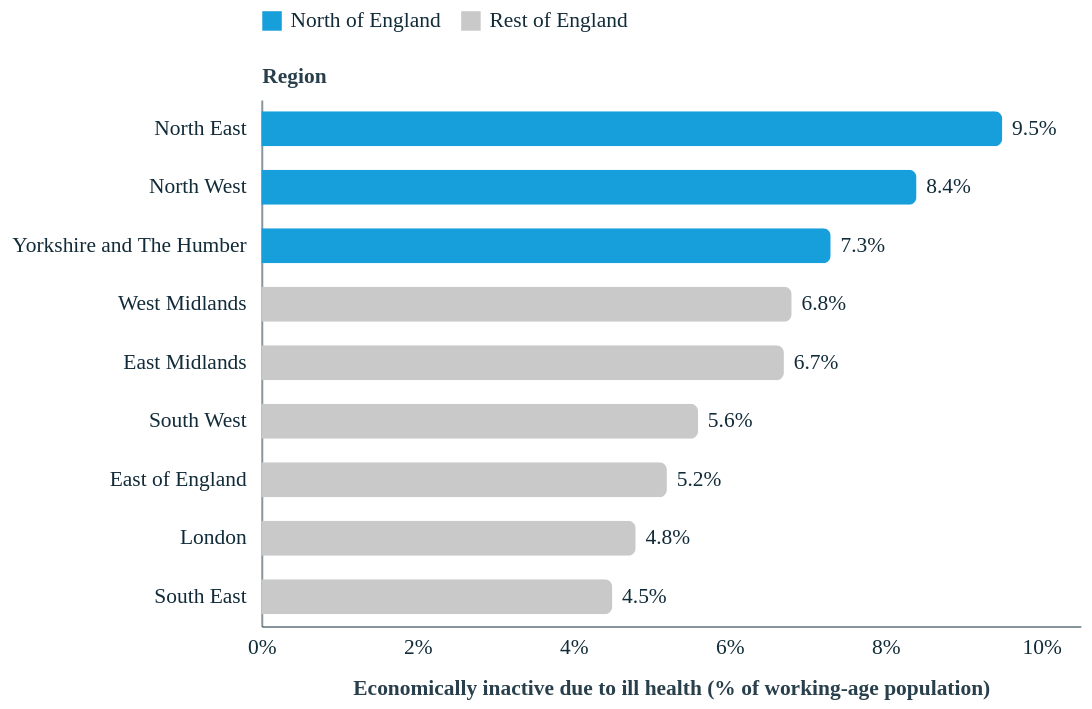

The specification (Vega-Lite) saved for this image:
### Vega-Lite specification from a JSON file in a GitHub repository (floating-point values rounded to 4 significant figures)
{"config": {"font": "Circular Std", "mark": {"line": {"interpolate": "linear"}}, "view": {"stroke": "transparent"}, "range": {"category": ["#179fdb", "#e6224b", "#f4c245", "#122b39", "#eb5c2e", "#36b7b4"], "diverging": ["#E6224B", "#E54753", "#C9C9C9", "#179FDB", "#122B39"], "heatmap": ["#C9C9C9", "#179FDB", "#0063AF", "#122B39"], "ordinal": ["#00A767", "#36B7B4", "#179FDB", "#0063AF", "#243B5A"]}, "axisX": {"labelColor": "#122b39", "tickColor": "#122b39", "domainColor": "#122b39", "domainOpacity": 0.5, "gridOpacity": 0, "labelFont": "Circular Std", "labelAngle": 0, "labelAlign": "center", "labelFontSize": 11, "labelPadding": 5, "tickCount": 10, "tickSize": 0, "title": "", "titleColor": "#122b39", "titleOpacity": 0.9, "titlePadding": 10}, "axisY": {"labelColor": "#122b39", "labelFont": "Circular Std", "tickColor": "#122b39", "domainColor": "#122b39", "gridColor": "#122b39", "gridDash": [1, 5], "gridOpacity": 0.5, "labelPadding": 5, "labelFontSize": 11, "domainOpacity": 0.5, "tickSize": 0, "title": null, "titleAlign": "left", "titleAngle": 0, "titleBaseline": "bottom", "titleColor": "#122b39", "titleOpacity": 0.9, "titleX": 0, "titleY": -7}, "legend": {"labelFont": "Circular Std", "titleFont": "Circular Std", "labelFontSize": 11, "titleFontSize": 11, "labelColor": "#122b39", "titleColor": "#122b39", "title": null, "symbolStrokeWidth": 0, "orient": "top", "direction": "horizontal", "offset": 16}}, "vconcat": [{"layer": [{"mark": {"type": "bar", "cornerRadiusEnd": 4, "height": 18}, "encoding": {"color": {"field": "group", "scale": {"domain": ["North of England", "Rest of England"], "range": ["#179fdb", "#C9C9C9"]}, "type": "nominal"}, "tooltip": [{"field": "region", "title": "Region", "type": "nominal"}, {"field": "share", "format": ".1%", "title": "Inactive due to ill health", "type": "quantitative"}], "x": {"axis": {"format": ".0%", "tickCount": 6, "title": "Economically inactive due to ill health (% of working-age population)"}, "field": "share", "scale": {"domain": [0, 0.105]}, "type": "quantitative"}, "y": {"axis": {"labelPadding": 8, "title": "Region"}, "field": "region", "sort": ["North East", "North West", "Yorkshire and The Humber", "West Midlands", "East Midlands", "South West", "East of England", "London", "South East"], "type": "nominal"}}}, {"mark": {"type": "text", "align": "left", "color": "#122b39", "dx": 5, "font": "Circular Std", "fontSize": 11}, "encoding": {"text": {"field": "label", "type": "nominal"}, "x": {"axis": {"format": ".0%", "tickCount": 6, "title": "Economically inactive due to ill health (% of working-age population)"}, "field": "share", "scale": {"domain": [0, 0.105]}, "type": "quantitative"}, "y": {"axis": {"labelPadding": 8, "title": "Region"}, "field": "region", "sort": ["North East", "North West", "Yorkshire and The Humber", "West Midlands", "East Midlands", "South West", "East of England", "London", "South East"], "type": "nominal"}}}], "height": 270, "width": 420}], "data": {"name": "data-60d29ba9861ec607bb25bedd373d1463"}, "$schema": "https://vega.github.io/schema/vega-lite/v6.1.0.json", "datasets": {"data-60d29ba9861ec607bb25bedd373d1463": [{"region": "North East", "rate": 9.5, "group": "North of England", "share": 0.095, "label": "9.5%"}, {"region": "North West", "rate": 8.4, "group": "North of England", "share": 0.084, "label": "8.4%"}, {"region": "Yorkshire and The Humber", "rate": 7.3, "group": "North of England", "share": 0.073, "label": "7.3%"}, {"region": "West Midlands", "rate": 6.8, "group": "Rest of England", "share": 0.068, "label": "6.8%"}, {"region": "East Midlands", "rate": 6.7, "group": "Rest of England", "share": 0.067, "label": "6.7%"}, {"region": "South West", "rate": 5.6, "group": "Rest of England", "share": 0.056, "label": "5.6%"}, {"region": "East of England", "rate": 5.2, "group": "Rest of England", "share": 0.052, "label": "5.2%"}, {"region": "London", "rate": 4.8, "group": "Rest of England", "share": 0.048, "label": "4.8%"}, {"region": "South East", "rate": 4.5, "group": "Rest of England", "share": 0.045, "label": "4.5%"}]}}
